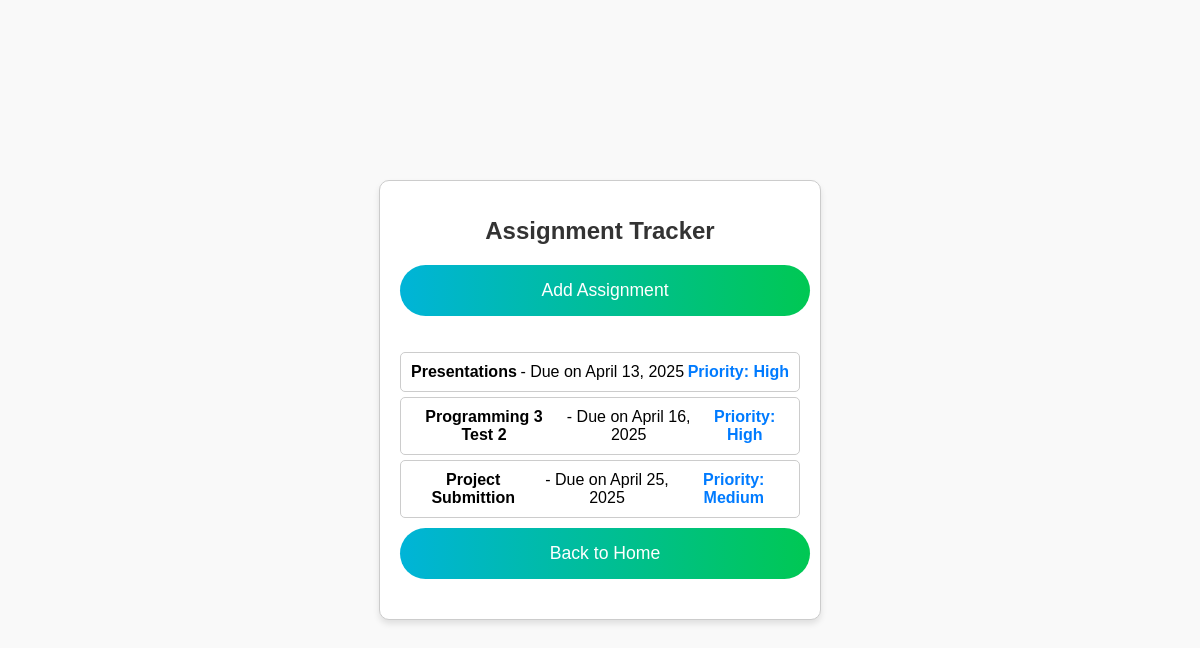
The page /assignments/ (signed in) on the database its author committed.
### core/models.py (models this page shows, shortened)
class Assignment(models.Model):
    title = models.CharField(max_length=200)
    description = models.TextField(blank=True, null=True)
    due_date = models.DateField()
    priority = models.CharField(
        max_length=10,
        choices=[('High', 'High'), ('Medium', 'Medium'), ('Low', 'Low')],
        default='Medium'
    )
    user = models.ForeignKey(User, on_delete=models.CASCADE)

### core/views.py (the view, shortened to what this page needs)
# urls.py: path('assignments/', views.assignments, name='assignments'),
@login_required
def assignments(request):
    assignments = Assignment.objects.filter(user=request.user)
    return render(request, 'assignments.html', {'assignments': assignments})

### core/templates/assignments.html (shortened to what this page needs)
{% load static %}
<!DOCTYPE html>
<html lang="en">
<head>
    <link rel="stylesheet" href="{% static 'css/styles.css' %}">
</head>
<body>
    <div class="container">
        <h1 class="form-title">Assignment Tracker</h1>
        <a href="/add-assignment/" class="btn-submit add-assignment-button">Add Assignment</a>
        {% if assignments %}
            <ul class="assignments-list">
                {% for assignment in assignments %}
                    <li>
                        <strong>{{ assignment.title }}</strong> - Due on {{ assignment.due_date }}
                        <span class="priority">Priority: {{ assignment.priority }}</span>
                    </li>
                {% endfor %}
            </ul>
        {% else %}
            <p class="no-assignments">No assignments available. Add one above!</p>
        {% endif %}
        <a href="/home/" class="btn-submit back-home-button">Back to Home</a>
    </div>
</body>
</html>

### core/static/css/styles.css (style rules this page uses)
body { font-family: Arial, sans-serif; margin: 0; padding: 0; background-color: #f9f9f9; display: flex; justify-content: center; align-items: center; min-height: 100vh; }
.container { text-align: center; max-width: 400px; width: 100%; padding: 20px; border: 1px solid #ccc; border-radius: 10px; background: #fff; box-shadow: 0 4px 6px rgba(0, 0, 0, 0.1); }
.form-title { font-size: 1.5rem; color: #333; margin-bottom: 20px; }
.btn-submit { display: inline-block; width: 95%; padding: 15px; background: linear-gradient(to right, #00b4d8, #00c853); color: white; border: none; border-radius: 50px; cursor: pointer; text-decoration: none; font-size: 1.1rem; transition: background 0.3s ease; margin-bottom: 20px; align-self: center; text-align: center; }
.assignments-list { list-style-type: none; padding: 0; margin-bottom: 10px; }
.assignments-list li { background: #fff; padding: 10px; margin-bottom: 5px; border: 1px solid #ccc; border-radius: 5px; display: flex; justify-content: space-between; align-items: center; }
.priority { color: #007BFF; font-weight: bold; }

### rows shown on the page
Assignment: title "Presentations", due_date "April 13, 2025", priority "High"
Assignment: title "Programming 3 Test 2", due_date "April 16, 2025", priority "High"
Assignment: title "Project Submittion", due_date "April 25, 2025", priority "Medium"
